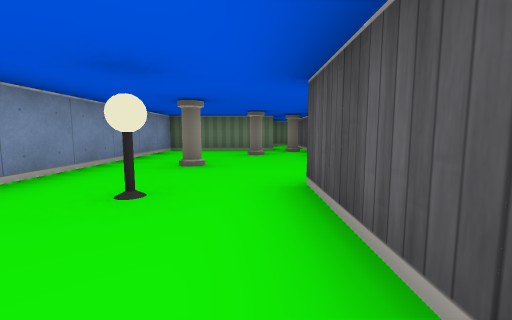
view 1 (above)

22 first-person views from a walk through a cub3D maze. The camera is about half as high as the walls, tilts 6° down and sees 90° across. The floor is counted in squares. Each view is taken from the middle of a square. On the plan, view 1 faces up. The plan holds only what a view shows up to about 9 squares ahead; the rest is blank.

view 2
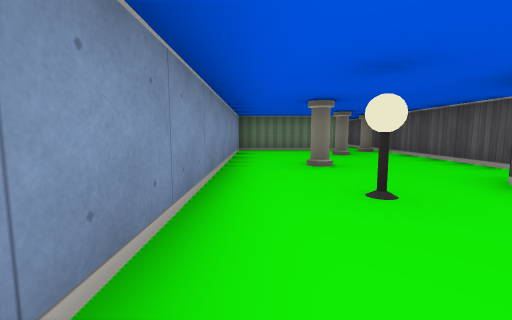

view 3
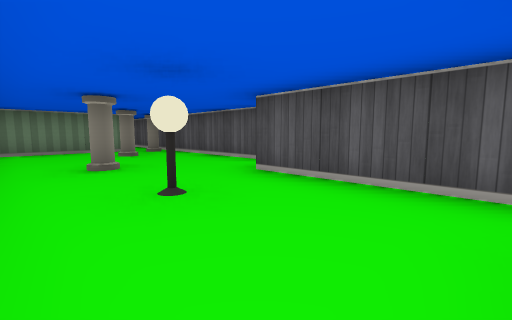

view 4
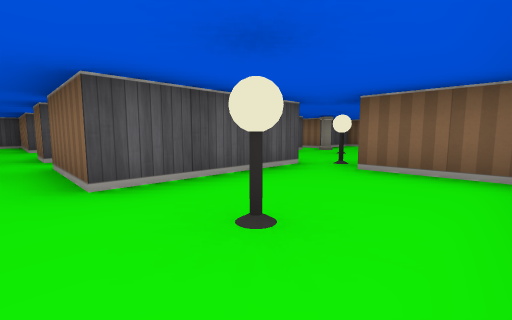

view 5
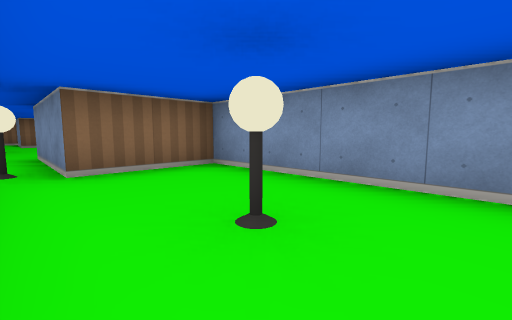

view 6
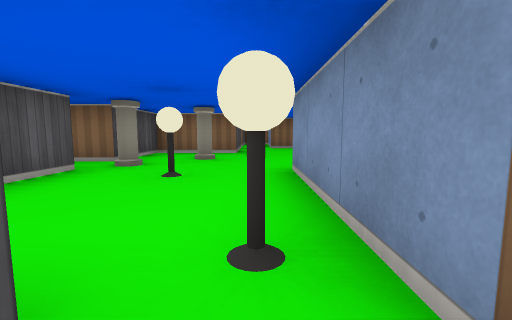

view 7
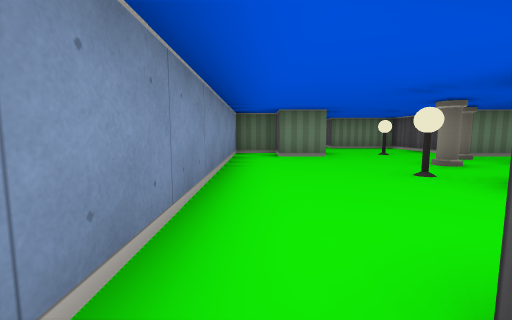

view 8
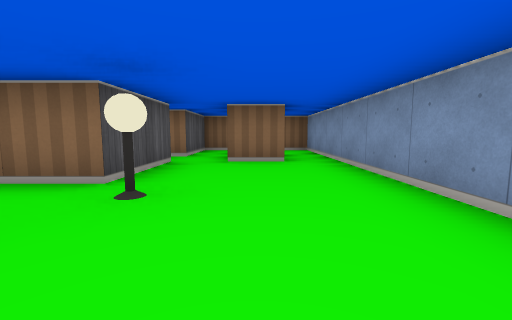

view 9
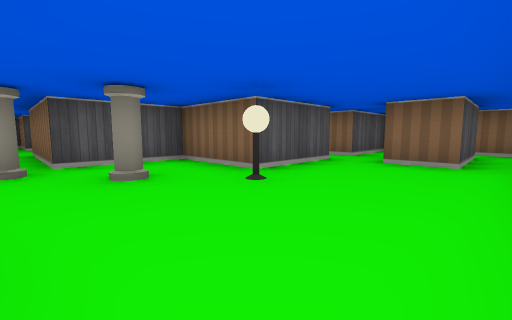

view 10
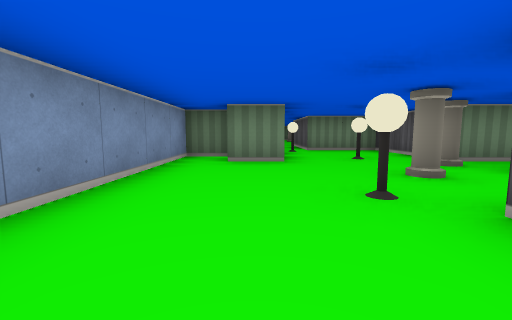

view 11
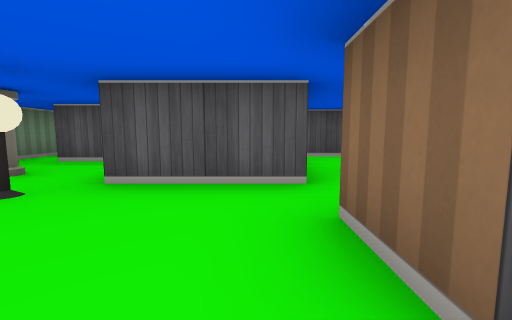

view 12
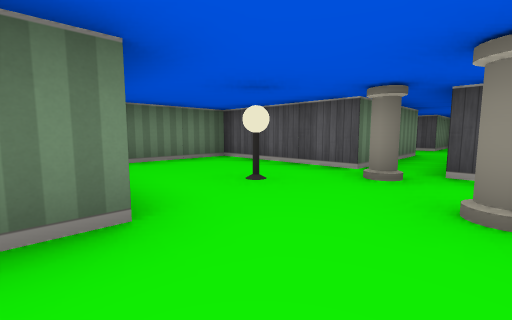

view 13
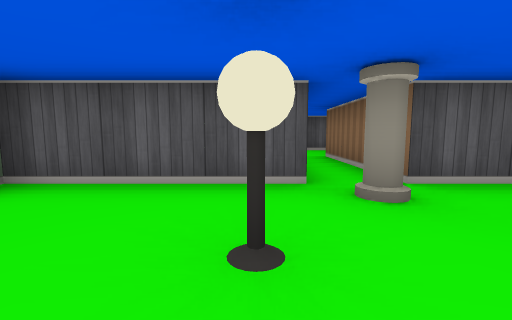

view 14
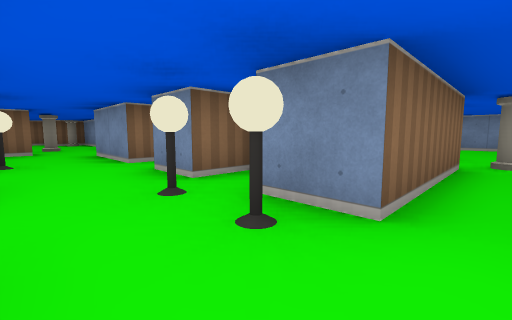

view 15
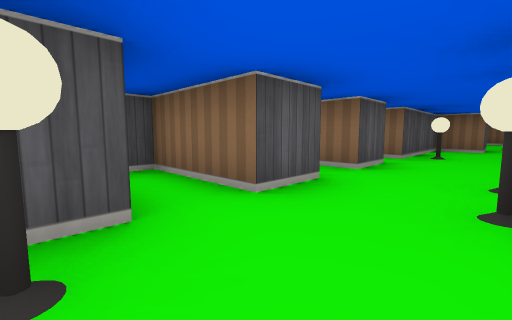

view 16
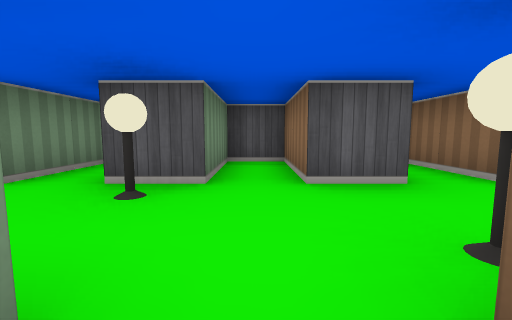

view 17
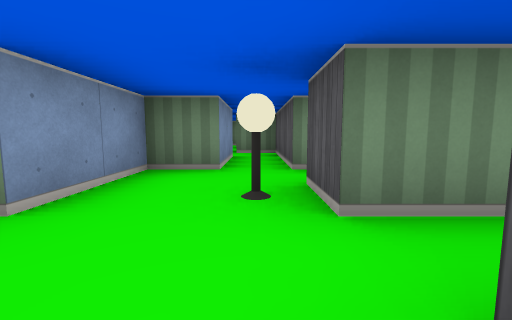

view 18
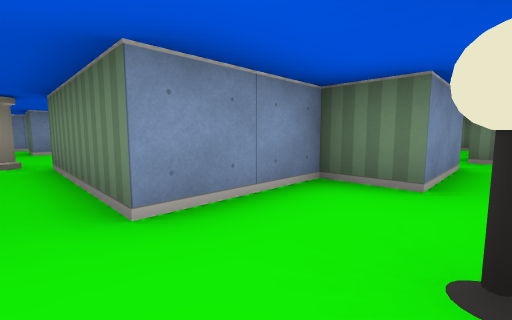

view 19
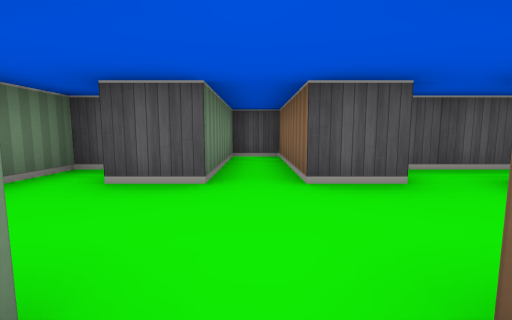

view 20
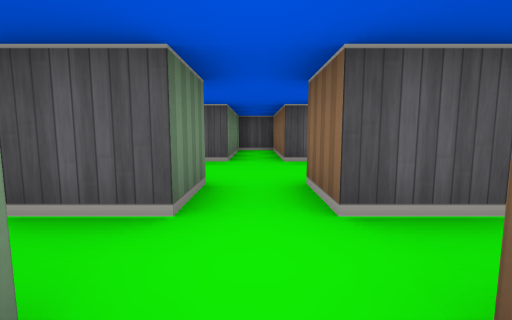

view 21
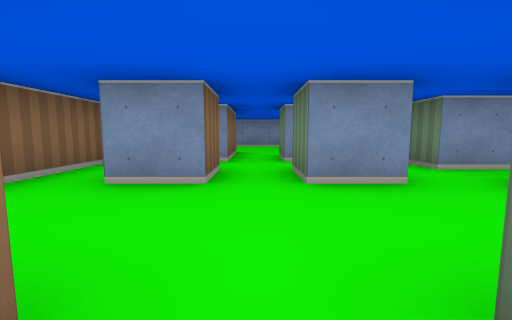

view 22
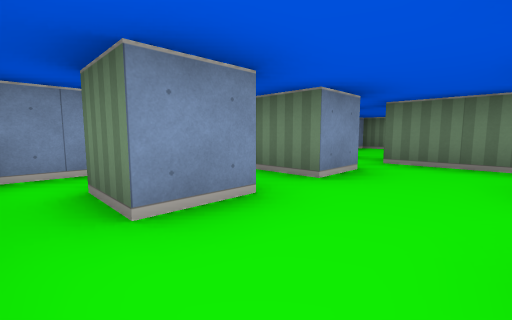

### Floor plan
Points are (right, up) in squares from view 1. A wall is a line through its corners. A room is listed if a view was taken in it or the views show most of it. See-through windows are left out.
Room 1 (views 1, 2, 3, 4, 5, 6, 20)
walls: (2.5, 3.5) (1.5, 3.5) (1.5, 9.4); (0.6, 7.5) (-2.5, 7.5) (-2.5, -0.5) (-0.5, -0.5); (0.5, -0.5) (0.5, 2.5) (2.5, 2.5)
ways out: opening at (2, 3) to room 5
objects: lamp (-1, 2); pillar (-1, 4); pillar (0, 6); pillar (1, 7)
Room 2 (view 7)
walls: (-1.5, -10.5) (-1.5, -8.5); (-2.5, -8.5) (-2.5, -11.5) (-0.5, -11.5)
ways out: opening at (-2, -9.5) to room 3; opening at (-1, -11) to room 7
Room 3 (views 8, 9, 10, 11, 12, 13)
walls: (2.5, -3.5) (2.5, -0.5) (0.5, -0.5); (0.5, -8.6) (0.5, -6.5) (2.5, -6.5) (2.5, -4.5); (-1.5, -8.5) (-0.5, -8.5); (-0.5, -0.5) (-0.5, -3.5) (-1.5, -3.5) (-1.5, -2.5) (-2.5, -2.5) (-2.5, -8.5); (0.5, -10.5) (0.5, -9.5) (1.1, -9.5)
ways out: opening at (-2, -9.5) to room 2; opening at (0, -10) to room 7; opening at (1, -9)
objects: lamp (0, -6); lamp (0, -1); pillar (1, -5); lamp (1, -3); pillar (2, -4)
Room 4 (views 14, 15, 16, 17, 18)
walls: (5.5, -2.5) (5.5, -3.5) (2.5, -3.5); (7.5, -5.6) (7.5, -4.5) (9.5, -4.5) (9.5, -3.5) (7.5, -3.5) (7.5, -2.5); (2.5, -4.5) (5.5, -4.5) (5.5, -5.5)
ways out: opening at (6.5, -3) to room 6; opening at (6.5, -5)
objects: lamp (6, -5); lamp (7, -3)
Room 5 (views 19, 21, 22)
walls: (4.5, 2.5) (4.5, 1.5) (3.5, 1.5) (3.5, 2.5) (4.5, 2.5); (4.5, 4.6) (4.5, 3.5) (3.5, 3.5) (3.5, 4.5); (2.5, 2.5) (2.5, 0.9); (3.5, 5.5) (2.8, 5.5); (6.5, 0.5) (6.5, -1.5); (7.5, 5) (7.5, 5.5) (4.5, 5.5); (2.8, 0.5) (4.5, 0.5); (7.5, -1.5) (7.5, 1.5) (6.5, 1.5) (6.5, 2.5) (9.5, 2.5) (9.5, 3.5) (6.5, 3.5) (6.5, 4.5)
ways out: opening at (2, 3) to room 1; opening at (7, -0.5) to room 6; opening at (4, 6)
Room 6 (no view inside)
walls: (6.5, -1.5) (5.5, -1.5) (5.5, -2.5); (9.2, -1.5) (7.5, -1.5)
ways out: opening at (6.5, -3) to room 4; opening at (7, -0.5) to room 5
Room 7 (no view inside)
walls: (-0.5, -11.5) (0.5, -11.5) (0.5, -10.5)
ways out: opening at (-1, -11) to room 2; opening at (0, -10) to room 3

Positions as (right, up) in squares from view 1, and headings:
1: (0, 0), facing up
2: (-2, 0), facing up
3: (-2, 0), facing up-right
4: (-2, 3), facing down-right
5: (0, 3), facing down-left
6: (0, 0), facing down
7: (-2, -9), facing up
8: (-1, -4), facing down
9: (-2, -4), facing down-right
10: (-1, -8), facing up
11: (-2, -8), facing right
12: (-1, -5), facing up-right
13: (0, -3), facing right
14: (7, -4), facing down-left
15: (6, -3), facing down-right
16: (5, -4), facing right
17: (7, -5), facing up
18: (7, -4), facing up-left
19: (4, 3), facing right
20: (2, 3), facing right
21: (7, 3), facing left
22: (6, 1), facing up-left
